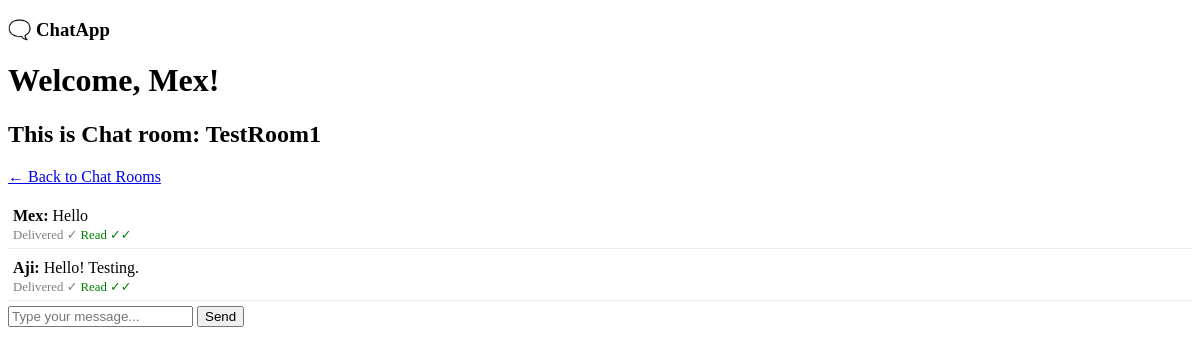
The page /chat/TestRoom1/ (signed in) on the database as committed earlier.
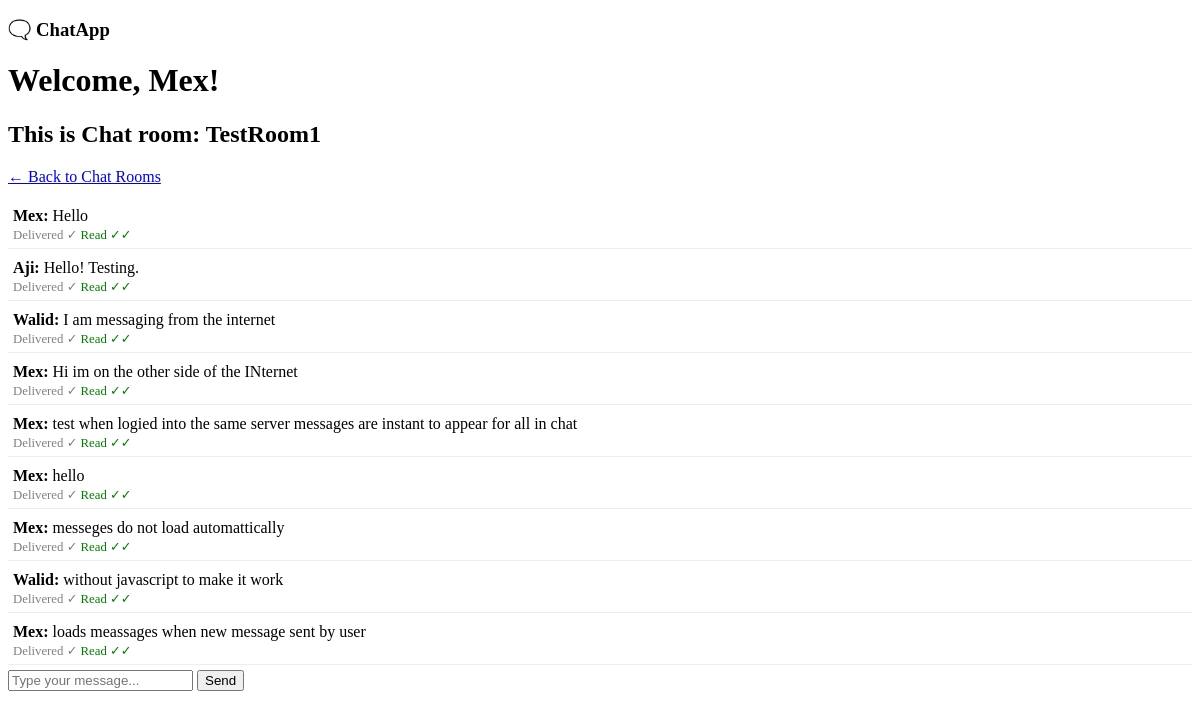
The same page on the database as committed later.
### chatapp/models.py (models this page shows, shortened)
class ChatRoom(models.Model):
    name = models.CharField(max_length=255, unique=True)
    participants = models.ManyToManyField(User, related_name='chat_rooms')
    created_at = models.DateTimeField(auto_now_add=True)

class Message(models.Model):
    chat_room = models.ForeignKey(ChatRoom, on_delete=models.CASCADE, related_name='messages')
    sender = models.ForeignKey(User, on_delete=models.CASCADE, related_name='sent_messages')
    content = models.TextField()
    timestamp = models.DateTimeField(auto_now_add=True)
    is_delivered = models.BooleanField(default=False)
    is_read = models.BooleanField(default=False)
    class Meta:
        ordering = ['timestamp']

### chatapp/views.py (the view)
# urls.py: path('<str:room_name>/', views.chat_room_detail, name='chat_room_detail'),
@login_required
def chat_room_detail(request, room_name):
    chat_room = get_object_or_404(ChatRoom, name=room_name)
    if request.user not in chat_room.participants.all():
        return redirect('chat_room_list') # Redirect if user is not a participant
    messages = chat_room.messages.all()
    messages.filter(is_delivered=False).update(is_delivered=True)
    return render(request, 'chatapp/chat_room_detail.html', {'chat_room': chat_room, 'messages': messages})

### chatapp/templates/chatapp/chat_room_detail.html (shortened to what this page needs)
<!DOCTYPE html>
<html>
<head>
</head>
<body>
    <h3>🗨️ ChatApp</h3>
    <h1>Welcome, {{ user.username }}!</h1>
    <h2>This is Chat room: {{ chat_room.name }}</h2>
    <p><a href="{% url 'chat_room_list' %}">← Back to Chat Rooms</a></p>
    <div id="messages">
        {% for message in messages %}
            <div class="message" id="message-{{ message.id }}">
                <strong>{{ message.sender.username }}:</strong> {{ message.content }}
                <br>
                <small class="delivered">
                    {% if message.is_delivered %}Delivered &#10003;{% else %}Pending...{% endif %}
                </small>
                <small class="read">
                    {% if message.is_read %}Read &#10003;&#10003;{% endif %}
                </small>
            </div>
        {% endfor %}
    </div>
    <form id="message-form">
        <input type="text" id="message-content" placeholder="Type your message...">
        <button type="submit">Send</button>
    </form>
</body>
</html>

### chatapp/templates/chatapp/chat_room_detail.html (style rules this page uses)
.message { padding: 5px; margin-bottom: 5px; border-bottom: 1px solid #eee; }
.delivered { font-size: 0.8em; color: gray; }
.read { font-size: 0.8em; color: green; }

Rows that differ between the two databases and show on the page:
added Message: sender.username "Walid", content "I am messaging from the internet", is_delivered "Delivered ✓", is_read "Read ✓✓"
added Message: sender.username "Mex", content "Hi im on the other side of the INternet", is_delivered "Delivered ✓", is_read "Read ✓✓"
added Message: sender.username "Mex", content "test when logied into the same server messages are instant to appear for all in chat", is_delivered "Delivered ✓", is_read "Read ✓✓"
added Message: sender.username "Mex", content "hello", is_delivered "Delivered ✓", is_read "Read ✓✓"
added Message: sender.username "Mex", content "messeges do not load automattically", is_delivered "Delivered ✓", is_read "Read ✓✓"
added Message: sender.username "Walid", content "without javascript to make it work", is_delivered "Delivered ✓", is_read "Read ✓✓"
added Message: sender.username "Mex", content "loads meassages when new message sent by user", is_delivered "Delivered ✓", is_read "Read ✓✓"
